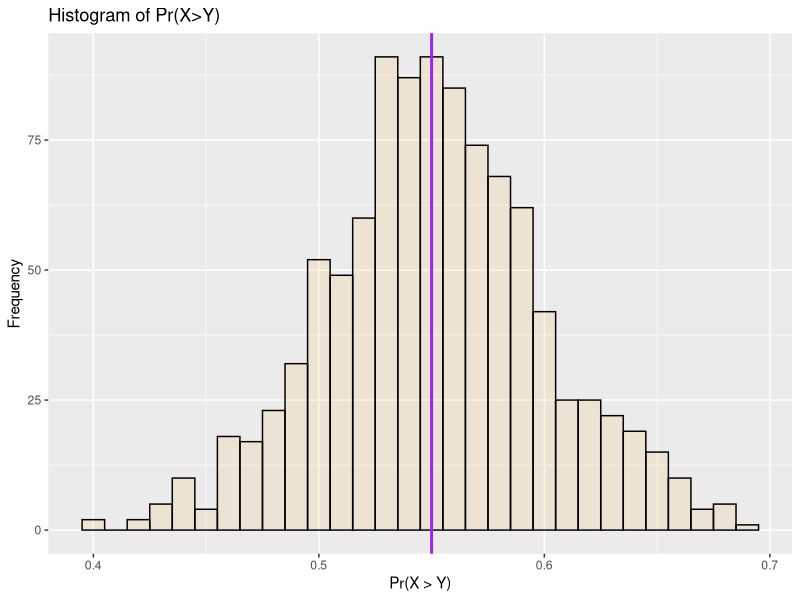

R code for this plot: (Note: a time limit stopped this script after it produced the figure.)
# Group project
# Monte Carlo simulation

library(tidyverse)

# Question 1 - Compute the probability

# Simulate the observed data
set.seed(45214) # for reproducibility
N <- 100 # Specify the number of datasets to be simulated
x <- rnorm(N,4,10) # create the "observed" data for x
y <- runif(N,2,8)  # create the "observed" data for y

# calculate the probability
p <- sum(x > y)/N
print(p)


#Question 2 - Bootstrapping

# Put the observed data in data frame
obsData <- data.frame(x,y)

# Initialisation
set.seed(56337) # for reproducibility
NRepeat <- 1000 # no. of bootstrapped samples
bootRes <- matrix(data = NA, nrow = NRepeat, ncol = 1) # results

# Loop across all samples
for (i in seq(NRepeat)) {
  
  # Resample with replacement
  bootData <- obsData[sample(x = N, size = N, replace = T), ]
  
  # Find the number for x>y
  tot <- sum(bootData[,1] > bootData[,2])
  
  # Store results
  bootRes[i] <- tot/N
}


# Plot the histogram
ggplot(data.frame(bootRes)) +
  geom_histogram(aes(bootRes), colour = "black", fill = "orange", alpha = 0.1) +
  geom_vline(xintercept = p, col="purple", lwd=1) +
  ggtitle("Histogram of Pr(X>Y)") +
  xlab("Pr(X > Y)") +
  ylab("Frequency")


# Question 3 - how sample variance varies with No. of simulations


# Create empty data frame to append estimations to
sample_var_final <- data.frame(number_of_simulations = 0, variance = 0)

# Loop through varying numbers of simulations
for (k in seq(500,5000,10)){
  # Simulate observed data
  set.seed(45214) # for reproducibility
  x <- rnorm(k,4,10) # create the "observed" data for x
  y <- runif(k,2,8)  # create the "observed" data for y
  obsData <- data.frame(x,y)
  
  # Bootstrapping
  set.seed(56337) # for reproducibility
  NRepeat <- 1000 # no. of bootstrapped samples
  bootRes <- matrix(data = NA, nrow = NRepeat, ncol = 1) # results
  
  # Loop across all samples
  for (i in seq(NRepeat)) {
    
    # Resample with replacement
    bootData <- obsData[sample(x = k, size = k, replace = T), ]
    
    # Find the number for x>y
    tot <- sum(bootData[,1] > bootData[,2])
    
    # Store results
    bootRes[i] <- tot/k
  }
  
  # Store variance of sample distribution for this iteration
  sample_var <- data.frame(number_of_simulations = k, variance = var(bootRes))
  
  # append this iteration to the final table
  sample_var_final <- rbind(sample_var_final,sample_var)
}

# adjust the final table
sample_var_final <- sample_var_final[-1,]

# build the linear model for sample variance and number of simulations
mdl <- lm(variance ~ number_of_simulations, data = sample_var_final)

# Plot the graph of variance against number of simulations
ggplot(sample_var_final) +
  geom_point(aes(x = number_of_simulations, y = variance), colour = "orange") +
  xlab("Number of Monte Carlo simulations") +
  ylab("Variance of sample distribution") +
  ggtitle("Sample variance against number of simulations") +
  geom_abline(aes(intercept=mdl$coefficients[1],slope=mdl$coefficients[2]))

# find 95% confidence intervals
confint(mdl, level = 0.95)

# Model checking
# Checking plots
par(mfrow = c(2,2))
plot(mdl)
